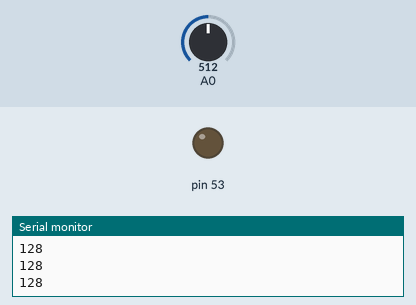
This sketch was run on a simulated Arduino Mega 2560, built with avr-gcc and run on an emulated ATmega2560. On the bench: output pins drawn as LEDs (lit = HIGH), the last lines printed to the serial monitor. Inputs (shaded band) come from the test bench; at power-on: A0 = 512.

Above: at 1.2 s.
1.3 s: A0 set to 504
At 2.4 s:
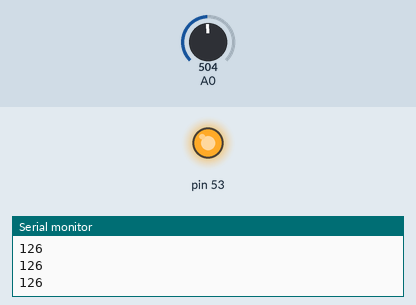
2.8 s: A0 set to 716
At 3.5 s:
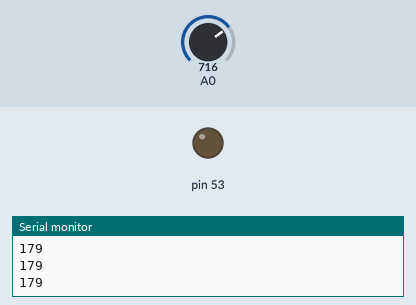
4.3 s: A0 set to 511
At 4.7 s:
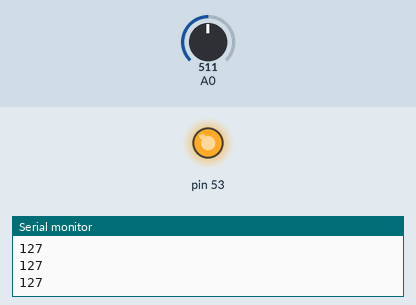
Timing chart, 0 to 7.3 s (numbered marks = the images above; inputs shaded):
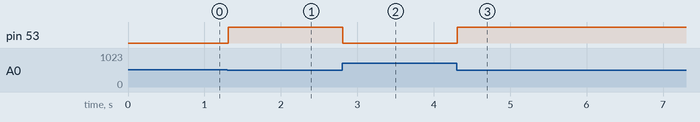

Measured:
- the behaviour switches between 512 and 511 on A0 (found by bisection; images 0 and 1)
- after the input at 1.3 s, pin 53: LOW → HIGH at once
- after the input at 2.8 s, pin 53: HIGH → LOW at once
- after the input at 4.3 s, pin 53: LOW → HIGH at once

The sketch:

a2d_single8.ino
```cpp
/*
  Analog to Digital Converter - Register Level
  8 bit resolution - Single channel

  Tennessee Technological University
  Tristan Hill - Jan 12, 2016

*/
int val;

// the setup function runs once when you press reset or power the board
void setup() {

  // set up LED for testing
  DDRB = DDRB | B00000001;  // sets Arduino Mega pins 53 as output


  // setup analog to digital converter
  ADMUX |= B00100000;
  // Set ADC reference to AVREF (bit7-6,REFS1-0)
  // Left adjust ADC result to allow easy 8 bit reading (bit5,ADLAR)
  // Use AC0 (bit4-0,MUX4-0)

  ADCSRA |= B10000111;
  // Enable ADC (bit7,ADEN)
  // Start A2D Conversions (bit6,ADSC)
  // Dont Enable auto trigger (bit5,ADATE)
  // Clear Interrupt Flag (bit4,ADIF)
  // Enable Interrupts (bit3,ADIE)
  // Set ADC prescalar to 128 - 125KHz sample rate @ 16MHz (bit 0-2,ADPS2-0)

  // setup serail monitior
  Serial.begin(9600);          //  setup serial
  while (! Serial);
  Serial.println("Hello World!");

}

// the loop function runs over and over again forever
void loop() {

  //ADMUX &= ~(1<<MUX0); // change channel to ADC0
  ADCSRA |= (1<<ADSC); //start conversions
  while (!(ADCSRA&B00010000)); // wait for conversion flag
  val=ADCH;
  Serial.println(val); //debug print
  if (val<128){
    PORTB |= B00000001; //LED 0 anode high (on)
  } else {
    PORTB  &= B11111110;// LED 0 anode low (off)
  }
  ADCSRA |= (1<<ADIF); //clear conversion flag

}
```
